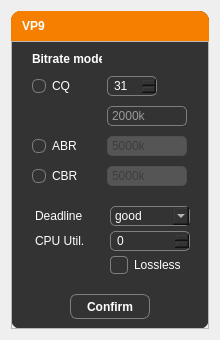
<?xml version="1.0" encoding="UTF-8"?>
<ui version="4.0">
 <class>Form</class>
 <widget class="QWidget" name="Form">
  <property name="geometry">
   <rect>
    <x>0</x>
    <y>0</y>
    <width>220</width>
    <height>340</height>
   </rect>
  </property>
  <property name="sizePolicy">
   <sizepolicy hsizetype="Minimum" vsizetype="Preferred">
    <horstretch>0</horstretch>
    <verstretch>0</verstretch>
   </sizepolicy>
  </property>
  <property name="minimumSize">
   <size>
    <width>220</width>
    <height>340</height>
   </size>
  </property>
  <property name="maximumSize">
   <size>
    <width>220</width>
    <height>340</height>
   </size>
  </property>
  <property name="windowTitle">
   <string>VP9</string>
  </property>
  <property name="styleSheet">
   <string notr="true">QWidget {
	color: white;
	font-family: &quot;Segoe UI&quot;;
}</string>
  </property>
  <layout class="QVBoxLayout" name="verticalLayout">
   <item>
    <widget class="QFrame" name="base_frame">
     <property name="styleSheet">
      <string notr="true">QFrame#base_frame {
	background-color: #333333;
	border-radius: 10px;

}

QComboBox QAbstractItemView {
	color: black;
}

</string>
     </property>
     <property name="frameShape">
      <enum>QFrame::StyledPanel</enum>
     </property>
     <property name="frameShadow">
      <enum>QFrame::Raised</enum>
     </property>
     <layout class="QVBoxLayout" name="verticalLayout_2">
      <property name="spacing">
       <number>0</number>
      </property>
      <property name="leftMargin">
       <number>0</number>
      </property>
      <property name="topMargin">
       <number>0</number>
      </property>
      <property name="rightMargin">
       <number>0</number>
      </property>
      <property name="bottomMargin">
       <number>0</number>
      </property>
      <item>
       <widget class="QFrame" name="title_bar">
        <property name="enabled">
         <bool>true</bool>
        </property>
        <property name="sizePolicy">
         <sizepolicy hsizetype="Preferred" vsizetype="Preferred">
          <horstretch>0</horstretch>
          <verstretch>0</verstretch>
         </sizepolicy>
        </property>
        <property name="minimumSize">
         <size>
          <width>0</width>
          <height>30</height>
         </size>
        </property>
        <property name="maximumSize">
         <size>
          <width>16777215</width>
          <height>30</height>
         </size>
        </property>
        <property name="styleSheet">
         <string notr="true">QFrame {
	background-color: #f77f00;
	border-top-left-radius: 10px;
	border-top-right-radius: 10px;
	border-bottom-right-radius: 0px;
	border-bottom-left-radius: 0px;
}</string>
        </property>
        <property name="frameShape">
         <enum>QFrame::NoFrame</enum>
        </property>
        <property name="frameShadow">
         <enum>QFrame::Raised</enum>
        </property>
        <layout class="QHBoxLayout" name="horizontalLayout_3">
         <property name="spacing">
          <number>0</number>
         </property>
         <property name="leftMargin">
          <number>0</number>
         </property>
         <property name="topMargin">
          <number>0</number>
         </property>
         <property name="rightMargin">
          <number>0</number>
         </property>
         <item>
          <widget class="QLabel" name="title">
           <property name="minimumSize">
            <size>
             <width>45</width>
             <height>30</height>
            </size>
           </property>
           <property name="maximumSize">
            <size>
             <width>45</width>
             <height>30</height>
            </size>
           </property>
           <property name="styleSheet">
            <string notr="true">QLabel {
	color: white;
	font-family: &quot;Segoe UI&quot;;
	font-weight: bold;

}</string>
           </property>
           <property name="text">
            <string>VP9</string>
           </property>
           <property name="alignment">
            <set>Qt::AlignCenter</set>
           </property>
          </widget>
         </item>
         <item>
          <spacer name="spacer_title_bar">
           <property name="orientation">
            <enum>Qt::Horizontal</enum>
           </property>
           <property name="sizeHint" stdset="0">
            <size>
             <width>677</width>
             <height>18</height>
            </size>
           </property>
          </spacer>
         </item>
        </layout>
       </widget>
      </item>
      <item alignment="Qt::AlignTop">
       <widget class="QFrame" name="main_frame">
        <property name="frameShape">
         <enum>QFrame::StyledPanel</enum>
        </property>
        <property name="frameShadow">
         <enum>QFrame::Raised</enum>
        </property>
        <layout class="QVBoxLayout" name="verticalLayout_3">
         <property name="spacing">
          <number>20</number>
         </property>
         <item alignment="Qt::AlignHCenter|Qt::AlignTop">
          <widget class="QFrame" name="bitrate_mode_frame">
           <property name="sizePolicy">
            <sizepolicy hsizetype="Minimum" vsizetype="Minimum">
             <horstretch>0</horstretch>
             <verstretch>0</verstretch>
            </sizepolicy>
           </property>
           <property name="minimumSize">
            <size>
             <width>170</width>
             <height>130</height>
            </size>
           </property>
           <property name="maximumSize">
            <size>
             <width>16777215</width>
             <height>200</height>
            </size>
           </property>
           <property name="frameShape">
            <enum>QFrame::NoFrame</enum>
           </property>
           <property name="frameShadow">
            <enum>QFrame::Raised</enum>
           </property>
           <layout class="QGridLayout" name="gridLayout">
            <property name="leftMargin">
             <number>10</number>
            </property>
            <property name="topMargin">
             <number>0</number>
            </property>
            <property name="rightMargin">
             <number>10</number>
            </property>
            <property name="bottomMargin">
             <number>0</number>
            </property>
            <property name="horizontalSpacing">
             <number>5</number>
            </property>
            <property name="verticalSpacing">
             <number>10</number>
            </property>
            <item row="4" column="1">
             <widget class="QLineEdit" name="cq_input">
              <property name="enabled">
               <bool>true</bool>
              </property>
              <property name="minimumSize">
               <size>
                <width>80</width>
                <height>20</height>
               </size>
              </property>
              <property name="maximumSize">
               <size>
                <width>80</width>
                <height>20</height>
               </size>
              </property>
              <property name="styleSheet">
               <string notr="true">QLineEdit {
	background-color: #333333;
	color: white;
	border: 1px solid #7f7f7f;
	border-radius: 5px;
	padding: 2px;

}

QLineEdit:hover {
	border: 1px solid #f77f00;
}

QLineEdit:focus {
	border: 1px solid #f77f00;
}

QLineEdit:disabled {
	background-color: #555555;
	color: #262626;
	border-color: rgb(80, 80, 80);

}

</string>
              </property>
              <property name="placeholderText">
               <string>2000k</string>
              </property>
             </widget>
            </item>
            <item row="3" column="0">
             <widget class="QRadioButton" name="cq_radio">
              <property name="maximumSize">
               <size>
                <width>50</width>
                <height>20</height>
               </size>
              </property>
              <property name="styleSheet">
               <string notr="true">QRadioButton::indicator {
	background-color: #333333;
	border-radius: 6px;
	border: 1px solid #7f7f7f;
	width: 12px;
	height: 12px;
}

QRadioButton::indicator:hover {
	border: 1px solid #f77f00;
}

QRadioButton::indicator:pressed {
	border: 1px solid #f77f00;
	background-color: #222222;
}

QRadioButton::indicator:checked {
	image: url(:/icons/icons/check_white_18dp.svg)
}
</string>
              </property>
              <property name="text">
               <string>CQ</string>
              </property>
              <property name="checked">
               <bool>true</bool>
              </property>
             </widget>
            </item>
            <item row="3" column="1">
             <widget class="QSpinBox" name="cq_spinbox">
              <property name="sizePolicy">
               <sizepolicy hsizetype="Minimum" vsizetype="Fixed">
                <horstretch>0</horstretch>
                <verstretch>0</verstretch>
               </sizepolicy>
              </property>
              <property name="minimumSize">
               <size>
                <width>0</width>
                <height>20</height>
               </size>
              </property>
              <property name="maximumSize">
               <size>
                <width>50</width>
                <height>20</height>
               </size>
              </property>
              <property name="styleSheet">
               <string notr="true">QSpinBox {
	background-color: #333333;
	color: white;
	border: 1px solid #7f7f7f;
	border-radius: 5px;
	padding: 2px;
	padding-left: 4px;

}

QSpinBox:hover {
	border: 1px solid #f77f00;
}

QSpinBox:focus {
	border: 1px solid #f77f00;
}

QSpinBox:disabled {
	background-color: #555555;
	color: #262626;
	border-color: rgb(80, 80, 80);
}

</string>
              </property>
              <property name="maximum">
               <number>61</number>
              </property>
              <property name="value">
               <number>31</number>
              </property>
             </widget>
            </item>
            <item row="5" column="1">
             <widget class="QLineEdit" name="abr_input">
              <property name="enabled">
               <bool>false</bool>
              </property>
              <property name="minimumSize">
               <size>
                <width>80</width>
                <height>20</height>
               </size>
              </property>
              <property name="maximumSize">
               <size>
                <width>80</width>
                <height>20</height>
               </size>
              </property>
              <property name="styleSheet">
               <string notr="true">QLineEdit {
	background-color: #333333;
	color: white;
	border: 1px solid #7f7f7f;
	border-radius: 5px;
	padding: 2px;

}

QLineEdit:hover {
	border: 1px solid #f77f00;
}

QLineEdit:focus {
	border: 1px solid #f77f00;
}

QLineEdit:disabled {
	background-color: #555555;
	color: #262626;
	border-color: rgb(80, 80, 80);

}

</string>
              </property>
              <property name="placeholderText">
               <string>5000k</string>
              </property>
             </widget>
            </item>
            <item row="2" column="0">
             <widget class="QLabel" name="bitrate_title">
              <property name="sizePolicy">
               <sizepolicy hsizetype="Preferred" vsizetype="Fixed">
                <horstretch>0</horstretch>
                <verstretch>0</verstretch>
               </sizepolicy>
              </property>
              <property name="minimumSize">
               <size>
                <width>70</width>
                <height>15</height>
               </size>
              </property>
              <property name="maximumSize">
               <size>
                <width>70</width>
                <height>15</height>
               </size>
              </property>
              <property name="styleSheet">
               <string notr="true">QLabel {
	font-weight: bold

}</string>
              </property>
              <property name="text">
               <string>Bitrate mode</string>
              </property>
             </widget>
            </item>
            <item row="5" column="0">
             <widget class="QRadioButton" name="abr_radio">
              <property name="maximumSize">
               <size>
                <width>50</width>
                <height>20</height>
               </size>
              </property>
              <property name="styleSheet">
               <string notr="true">QRadioButton::indicator {
	background-color: #333333;
	border-radius: 6px;
	border: 1px solid #7f7f7f;
	width: 12px;
	height: 12px;
}

QRadioButton::indicator:hover {
	border: 1px solid #f77f00;
}

QRadioButton::indicator:pressed {
	border: 1px solid #f77f00;
	background-color: #222222;
}

QRadioButton::indicator:checked {
	image: url(:/icons/icons/check_white_18dp.svg)
}
</string>
              </property>
              <property name="text">
               <string>ABR</string>
              </property>
             </widget>
            </item>
            <item row="6" column="0">
             <widget class="QRadioButton" name="cbr_radio">
              <property name="maximumSize">
               <size>
                <width>50</width>
                <height>20</height>
               </size>
              </property>
              <property name="styleSheet">
               <string notr="true">QRadioButton::indicator {
	background-color: #333333;
	border-radius: 6px;
	border: 1px solid #7f7f7f;
	width: 12px;
	height: 12px;
}

QRadioButton::indicator:hover {
	border: 1px solid #f77f00;
}

QRadioButton::indicator:pressed {
	border: 1px solid #f77f00;
	background-color: #222222;
}

QRadioButton::indicator:checked {
	image: url(:/icons/icons/check_white_18dp.svg)
}
</string>
              </property>
              <property name="text">
               <string>CBR</string>
              </property>
             </widget>
            </item>
            <item row="6" column="1">
             <widget class="QLineEdit" name="cbr_input">
              <property name="enabled">
               <bool>false</bool>
              </property>
              <property name="minimumSize">
               <size>
                <width>80</width>
                <height>20</height>
               </size>
              </property>
              <property name="maximumSize">
               <size>
                <width>80</width>
                <height>20</height>
               </size>
              </property>
              <property name="styleSheet">
               <string notr="true">QLineEdit {
	background-color: #333333;
	color: white;
	border: 1px solid #7f7f7f;
	border-radius: 5px;
	padding: 2px;

}

QLineEdit:hover {
	border: 1px solid #f77f00;
}

QLineEdit:focus {
	border: 1px solid #f77f00;
}

QLineEdit:disabled {
	background-color: #555555;
	color: #262626;
	border-color: rgb(80, 80, 80);

}

</string>
              </property>
              <property name="placeholderText">
               <string>5000k</string>
              </property>
             </widget>
            </item>
           </layout>
          </widget>
         </item>
         <item alignment="Qt::AlignHCenter|Qt::AlignTop">
          <widget class="QFrame" name="other_frame">
           <property name="minimumSize">
            <size>
             <width>170</width>
             <height>0</height>
            </size>
           </property>
           <property name="maximumSize">
            <size>
             <width>170</width>
             <height>16777215</height>
            </size>
           </property>
           <property name="frameShape">
            <enum>QFrame::NoFrame</enum>
           </property>
           <property name="frameShadow">
            <enum>QFrame::Raised</enum>
           </property>
           <layout class="QGridLayout" name="gridLayout_2">
            <property name="leftMargin">
             <number>10</number>
            </property>
            <property name="topMargin">
             <number>0</number>
            </property>
            <property name="rightMargin">
             <number>10</number>
            </property>
            <property name="bottomMargin">
             <number>0</number>
            </property>
            <property name="spacing">
             <number>5</number>
            </property>
            <item row="0" column="1">
             <widget class="QComboBox" name="deadline_combo">
              <property name="minimumSize">
               <size>
                <width>80</width>
                <height>20</height>
               </size>
              </property>
              <property name="maximumSize">
               <size>
                <width>80</width>
                <height>20</height>
               </size>
              </property>
              <property name="styleSheet">
               <string notr="true">QComboBox {
	background-color: #333333;
	color: white;
	border: 1px solid #7f7f7f;
	border-radius: 5px;
	padding: 2px;
	padding-left: 4px;

}

QComboBox:hover {
	border: 1px solid #f77f00;
}

QComboBox:focus {
	border: 1px solid #f77f00;
}

QComboBox::drop-down {
	background: none;
	outline: none;
}</string>
              </property>
              <property name="currentIndex">
               <number>1</number>
              </property>
              <item>
               <property name="text">
                <string>realtime</string>
               </property>
              </item>
              <item>
               <property name="text">
                <string>good</string>
               </property>
              </item>
              <item>
               <property name="text">
                <string>best</string>
               </property>
              </item>
             </widget>
            </item>
            <item row="0" column="0">
             <widget class="QLabel" name="deadline_label">
              <property name="sizePolicy">
               <sizepolicy hsizetype="Preferred" vsizetype="Fixed">
                <horstretch>0</horstretch>
                <verstretch>0</verstretch>
               </sizepolicy>
              </property>
              <property name="minimumSize">
               <size>
                <width>70</width>
                <height>20</height>
               </size>
              </property>
              <property name="maximumSize">
               <size>
                <width>50</width>
                <height>20</height>
               </size>
              </property>
              <property name="text">
               <string>Deadline</string>
              </property>
             </widget>
            </item>
            <item row="1" column="0">
             <widget class="QLabel" name="cpu_label">
              <property name="sizePolicy">
               <sizepolicy hsizetype="Preferred" vsizetype="Fixed">
                <horstretch>0</horstretch>
                <verstretch>0</verstretch>
               </sizepolicy>
              </property>
              <property name="minimumSize">
               <size>
                <width>70</width>
                <height>0</height>
               </size>
              </property>
              <property name="maximumSize">
               <size>
                <width>50</width>
                <height>20</height>
               </size>
              </property>
              <property name="text">
               <string>CPU Util.</string>
              </property>
             </widget>
            </item>
            <item row="2" column="1">
             <widget class="QCheckBox" name="lossless_chk">
              <property name="styleSheet">
               <string notr="true">QCheckBox {
	color: white;
}

QCheckBox::indicator {
	background-color: #333333;
	border-radius: 4px;
	border: 1px solid #7f7f7f;
	width: 16px;
	height: 16px;
}

QCheckBox::indicator:hover {
	border: 1px solid #f77f00;
}

QCheckBox::indicator:pressed {
	border: 1px solid #f77f00;
	background-color: #222222;
}

QCheckBox::indicator:checked {
	image: url(:/icons/icons/check_white_18dp.svg)
}
</string>
              </property>
              <property name="text">
               <string>Lossless</string>
              </property>
             </widget>
            </item>
            <item row="1" column="1">
             <widget class="QSpinBox" name="cpu_spinbox">
              <property name="sizePolicy">
               <sizepolicy hsizetype="Minimum" vsizetype="Fixed">
                <horstretch>0</horstretch>
                <verstretch>0</verstretch>
               </sizepolicy>
              </property>
              <property name="minimumSize">
               <size>
                <width>80</width>
                <height>20</height>
               </size>
              </property>
              <property name="maximumSize">
               <size>
                <width>80</width>
                <height>20</height>
               </size>
              </property>
              <property name="styleSheet">
               <string notr="true">QSpinBox {
	background-color: #333333;
	color: white;
	border: 1px solid #7f7f7f;
	border-radius: 5px;
	padding: 2px;
	padding-left: 4px;

}

QSpinBox:hover {
	border: 1px solid #f77f00;
}

QSpinBox:focus {
	border: 1px solid #f77f00;
}

QSpinBox:disabled {
	background-color: #555555;
	color: #262626;
	border-color: rgb(80, 80, 80);
}

</string>
              </property>
              <property name="maximum">
               <number>15</number>
              </property>
              <property name="value">
               <number>0</number>
              </property>
             </widget>
            </item>
           </layout>
          </widget>
         </item>
         <item alignment="Qt::AlignHCenter">
          <widget class="QPushButton" name="confirm_btn">
           <property name="sizePolicy">
            <sizepolicy hsizetype="Fixed" vsizetype="Fixed">
             <horstretch>0</horstretch>
             <verstretch>0</verstretch>
            </sizepolicy>
           </property>
           <property name="minimumSize">
            <size>
             <width>80</width>
             <height>25</height>
            </size>
           </property>
           <property name="maximumSize">
            <size>
             <width>90</width>
             <height>25</height>
            </size>
           </property>
           <property name="styleSheet">
            <string notr="true">QPushButton {
	color: white;
	background-color: none;
	border-radius: 7px;
	border: 1px solid #7f7f7f;
	padding: 0px;
	font-weight: bold;
}

QPushButton:hover {
	border: 1px solid rgb(33, 213, 93);
}

QPushButton:pressed {
	background-color: rgb(33, 213, 93);
}



</string>
           </property>
           <property name="text">
            <string>Confirm</string>
           </property>
           <property name="icon">
            <iconset resource="../resources/resources.qrc">
             <normaloff>:/icons/icons/check_white_18dp.svg</normaloff>:/icons/icons/check_white_18dp.svg</iconset>
           </property>
          </widget>
         </item>
        </layout>
       </widget>
      </item>
     </layout>
    </widget>
   </item>
  </layout>
 </widget>
 <resources>
  <include location="../resources/resources.qrc"/>
 </resources>
 <connections>
  <connection>
   <sender>cq_radio</sender>
   <signal>toggled(bool)</signal>
   <receiver>cq_spinbox</receiver>
   <slot>setEnabled(bool)</slot>
   <hints>
    <hint type="sourcelabel">
     <x>52</x>
     <y>87</y>
    </hint>
    <hint type="destinationlabel">
     <x>127</x>
     <y>87</y>
    </hint>
   </hints>
  </connection>
  <connection>
   <sender>cq_radio</sender>
   <signal>toggled(bool)</signal>
   <receiver>cq_input</receiver>
   <slot>setEnabled(bool)</slot>
   <hints>
    <hint type="sourcelabel">
     <x>61</x>
     <y>86</y>
    </hint>
    <hint type="destinationlabel">
     <x>130</x>
     <y>117</y>
    </hint>
   </hints>
  </connection>
  <connection>
   <sender>cq_radio</sender>
   <signal>toggled(bool)</signal>
   <receiver>abr_input</receiver>
   <slot>setDisabled(bool)</slot>
   <hints>
    <hint type="sourcelabel">
     <x>70</x>
     <y>90</y>
    </hint>
    <hint type="destinationlabel">
     <x>143</x>
     <y>151</y>
    </hint>
   </hints>
  </connection>
  <connection>
   <sender>cq_radio</sender>
   <signal>toggled(bool)</signal>
   <receiver>cbr_input</receiver>
   <slot>setDisabled(bool)</slot>
   <hints>
    <hint type="sourcelabel">
     <x>50</x>
     <y>91</y>
    </hint>
    <hint type="destinationlabel">
     <x>141</x>
     <y>182</y>
    </hint>
   </hints>
  </connection>
  <connection>
   <sender>abr_radio</sender>
   <signal>toggled(bool)</signal>
   <receiver>cq_spinbox</receiver>
   <slot>setDisabled(bool)</slot>
   <hints>
    <hint type="sourcelabel">
     <x>55</x>
     <y>152</y>
    </hint>
    <hint type="destinationlabel">
     <x>122</x>
     <y>90</y>
    </hint>
   </hints>
  </connection>
  <connection>
   <sender>abr_radio</sender>
   <signal>toggled(bool)</signal>
   <receiver>cq_input</receiver>
   <slot>setDisabled(bool)</slot>
   <hints>
    <hint type="sourcelabel">
     <x>66</x>
     <y>145</y>
    </hint>
    <hint type="destinationlabel">
     <x>132</x>
     <y>117</y>
    </hint>
   </hints>
  </connection>
  <connection>
   <sender>abr_radio</sender>
   <signal>toggled(bool)</signal>
   <receiver>cbr_input</receiver>
   <slot>setDisabled(bool)</slot>
   <hints>
    <hint type="sourcelabel">
     <x>74</x>
     <y>152</y>
    </hint>
    <hint type="destinationlabel">
     <x>122</x>
     <y>182</y>
    </hint>
   </hints>
  </connection>
  <connection>
   <sender>abr_radio</sender>
   <signal>toggled(bool)</signal>
   <receiver>abr_input</receiver>
   <slot>setEnabled(bool)</slot>
   <hints>
    <hint type="sourcelabel">
     <x>54</x>
     <y>148</y>
    </hint>
    <hint type="destinationlabel">
     <x>134</x>
     <y>149</y>
    </hint>
   </hints>
  </connection>
  <connection>
   <sender>cbr_radio</sender>
   <signal>toggled(bool)</signal>
   <receiver>cq_spinbox</receiver>
   <slot>setDisabled(bool)</slot>
   <hints>
    <hint type="sourcelabel">
     <x>66</x>
     <y>173</y>
    </hint>
    <hint type="destinationlabel">
     <x>117</x>
     <y>90</y>
    </hint>
   </hints>
  </connection>
  <connection>
   <sender>cbr_radio</sender>
   <signal>toggled(bool)</signal>
   <receiver>cq_input</receiver>
   <slot>setDisabled(bool)</slot>
   <hints>
    <hint type="sourcelabel">
     <x>76</x>
     <y>179</y>
    </hint>
    <hint type="destinationlabel">
     <x>125</x>
     <y>119</y>
    </hint>
   </hints>
  </connection>
  <connection>
   <sender>cbr_radio</sender>
   <signal>toggled(bool)</signal>
   <receiver>abr_input</receiver>
   <slot>setDisabled(bool)</slot>
   <hints>
    <hint type="sourcelabel">
     <x>63</x>
     <y>181</y>
    </hint>
    <hint type="destinationlabel">
     <x>112</x>
     <y>148</y>
    </hint>
   </hints>
  </connection>
  <connection>
   <sender>cbr_radio</sender>
   <signal>toggled(bool)</signal>
   <receiver>cbr_input</receiver>
   <slot>setEnabled(bool)</slot>
   <hints>
    <hint type="sourcelabel">
     <x>77</x>
     <y>174</y>
    </hint>
    <hint type="destinationlabel">
     <x>120</x>
     <y>175</y>
    </hint>
   </hints>
  </connection>
 </connections>
</ui>
